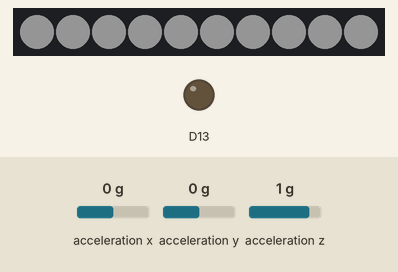
This sketch was run on a simulated nRF52 board. Shown: 10 RGB LEDs in strip order, left to right, output pins drawn as LEDs (lit = HIGH). The test bench sets the inputs (shaded band); at power-on: acceleration x 0 g, acceleration y 0 g, acceleration z 1 g. Dim RGB values are drawn brighter than linear; a phone connects over Bluetooth LE 3 s after start.

Above: at 1.1 s.
3.5 s: acceleration x set to 0.2 g
At 4.6 s:
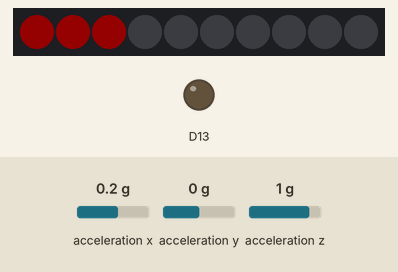
6.5 s: acceleration x set to -0.1 g
At 8.2 s:
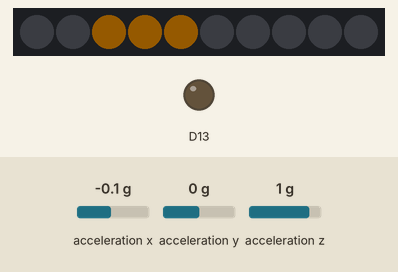
8.5 s: acceleration y set to -1.4 g
At 8.9 s:
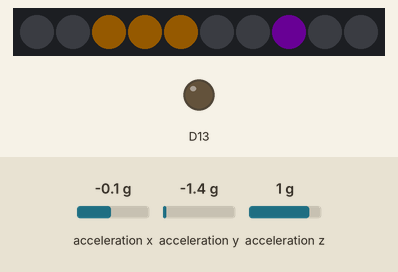
10.0 s: acceleration z set to -1.4 g
At 11.2 s:
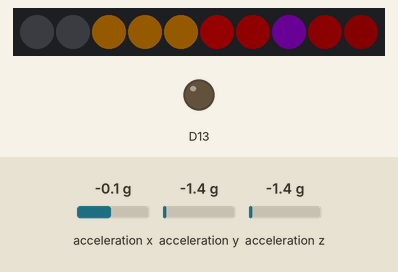
11.5 s: acceleration z set to 1.3 g
At 13.7 s:
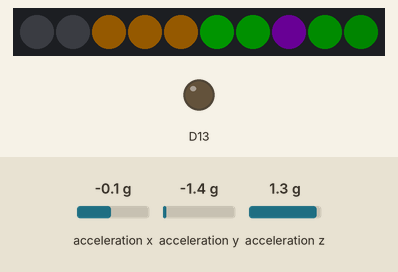
14.5 s: acceleration y set to 0 g
At 16.6 s:
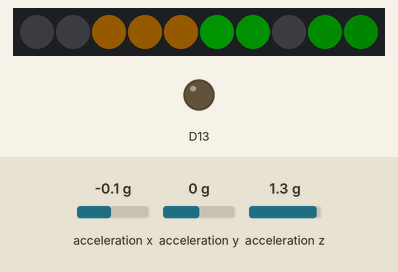
Timing chart, 0 to 18.1 s (numbered marks = the images above; inputs shaded):
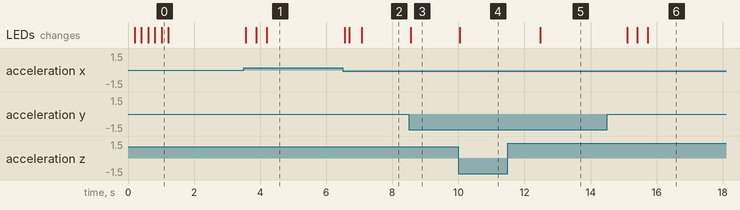

Measured:
- after the input at 3.5 s, the LEDs: first change after 0.06 s (image 1 shows a later state)
- after the input at 6.5 s, the LEDs: first change after 0.06 s (image 2 shows a later state)
- after the input at 8.5 s, the LEDs: change after 0.06 s (image 3)
- after the input at 10.0 s, the LEDs: change at once (image 4)
- after the input at 11.5 s, the LEDs: change after 0.98 s (image 5)

The sketch:

Startup_Animation.ino
```cpp
#include <bluefruit.h>
#include <Adafruit_CircuitPlayground.h>
#include <math.h>

// BLE UART setup
BLEUart bleuart;

// Calibration offsets
float offsetX = 0, offsetY = 0, offsetZ = 0;

// Smoothing and persistence
float smoothX = 0, smoothY = 0, smoothZ = 0;
const float SMOOTH_FACTOR = 0.15;

// Accel/brake hold logic
bool accelActive = false, brakeActive = false;
unsigned long accelTimer = 0, brakeTimer = 0;
const unsigned long HOLD_TIME = 500; // ms

// Bounce tracking
float bounceFade = 0.0;
const float bounceFadeSpeed = 0.05;

// Utility color wheel
uint32_t colorWheel(byte pos) {
  pos = 255 - pos;
  if (pos < 85) {
    return CircuitPlayground.strip.Color(255 - pos * 3, 0, pos * 3);
  } else if (pos < 170) {
    pos -= 85;
    return CircuitPlayground.strip.Color(0, pos * 3, 255 - pos * 3);
  } else {
    pos -= 170;
    return CircuitPlayground.strip.Color(pos * 3, 255 - pos * 3, 0);
  }
}

// Get color by intensity (Green → Yellow → Orange → Red)
uint32_t getIntensityColor(float gForce) {
  if (gForce > 1.8) return CircuitPlayground.strip.Color(255, 0, 0);       // Red
  else if (gForce > 1.2) return CircuitPlayground.strip.Color(255, 80, 0); // Orange
  else if (gForce > 0.7) return CircuitPlayground.strip.Color(255, 150, 0);// Yellow
  else if (gForce > 0.3) return CircuitPlayground.strip.Color(0, 255, 0);  // Green
  else return CircuitPlayground.strip.Color(0, 0, 0);
}

// === Startup animation ===
void startupAnimation() {
  for (int i = 0; i < 10; i++) {
    CircuitPlayground.clearPixels();
    CircuitPlayground.setPixelColor(i, 0, 0, 255); // Blue loading LED
    CircuitPlayground.strip.show();
    delay(100);
  }
  CircuitPlayground.clearPixels();
  for (int i = 0; i < 10; i++) CircuitPlayground.setPixelColor(i, 255, 255, 255);
  delay(200);
  CircuitPlayground.clearPixels();
}

void setup() {
  Serial.begin(115200);
  CircuitPlayground.begin();
  Bluefruit.begin();
  bleuart.begin();
  Bluefruit.setTxPower(4);
  Bluefruit.setName("ForceGauge");
  Bluefruit.Advertising.addService(bleuart);
  Bluefruit.Advertising.start();

  startupAnimation();

  // Calibrate at rest
  for (int i = 0; i < 100; i++) {
    offsetX += CircuitPlayground.motionX();
    offsetY += CircuitPlayground.motionY();
    offsetZ += CircuitPlayground.motionZ();
    delay(10);
  }
  offsetX /= 100;
  offsetY /= 100;
  offsetZ /= 100;
}

void loop() {
  // Read accelerometer and apply calibration
  float x = CircuitPlayground.motionX() - offsetX;
  float y = CircuitPlayground.motionY() - offsetY;
  float z = CircuitPlayground.motionZ() - offsetZ;

  // Smooth data
  smoothX = smoothX * (1 - SMOOTH_FACTOR) + x * SMOOTH_FACTOR;
  smoothY = smoothY * (1 - SMOOTH_FACTOR) + y * SMOOTH_FACTOR;
  smoothZ = smoothZ * (1 - SMOOTH_FACTOR) + z * SMOOTH_FACTOR;

  // Clear LEDs
  CircuitPlayground.clearPixels();

  // === Turning logic (left/right) ===
  float turnForce = fabs(smoothX);
  uint32_t turnColor = getIntensityColor(turnForce);

  if (turnForce > 0.3) {
    if (smoothX > 0.3) { // Right turn
      CircuitPlayground.setPixelColor(2, turnColor);
      CircuitPlayground.setPixelColor(1, turnColor);
      CircuitPlayground.setPixelColor(0, turnColor);
    } else if (smoothX < -0.3) { // Left turn
      CircuitPlayground.setPixelColor(2, turnColor);
      CircuitPlayground.setPixelColor(3, turnColor);
      CircuitPlayground.setPixelColor(4, turnColor);
    }
  }

  // === Acceleration / Braking logic (swapped colors) ===
  unsigned long now = millis();
  if (smoothZ > 0.15) {
    // Braking (positive Z) → GREEN
    brakeActive = true;
    brakeTimer = now + HOLD_TIME;
  } else if (smoothZ < -0.15) {
    // Acceleration (negative Z) → RED
    accelActive = true;
    accelTimer = now + HOLD_TIME;
  }

  // Apply braking (green hold)
  if (brakeActive && now < brakeTimer) {
    CircuitPlayground.setPixelColor(5, 0, 255, 0);
    CircuitPlayground.setPixelColor(6, 0, 200, 0);
    CircuitPlayground.setPixelColor(8, 0, 150, 0);
    CircuitPlayground.setPixelColor(9, 0, 100, 0);
  } else if (now >= brakeTimer) brakeActive = false;

  // Apply acceleration (red hold)
  if (accelActive && now < accelTimer) {
    CircuitPlayground.setPixelColor(5, 255, 0, 0);
    CircuitPlayground.setPixelColor(6, 200, 0, 0);
    CircuitPlayground.setPixelColor(8, 150, 0, 0);
    CircuitPlayground.setPixelColor(9, 100, 0, 0);
  } else if (now >= accelTimer) accelActive = false;

  // === Bounce logic (purple flash fade) ===
  if (fabs(smoothY) > 1.0) bounceFade = 1.0;

  if (bounceFade > 0.0) {
    int r = 180 * bounceFade;
    int g = 0;
    int b = 255 * bounceFade;
    CircuitPlayground.setPixelColor(7, r, g, b);
    bounceFade -= bounceFadeSpeed;
  }

  CircuitPlayground.strip.show();

  // BLE debug stream
  bleuart.print("X: "); bleuart.print(smoothX);
  bleuart.print(", Y: "); bleuart.print(smoothY);
  bleuart.print(", Z: "); bleuart.println(smoothZ);

  delay(30);
}
```
